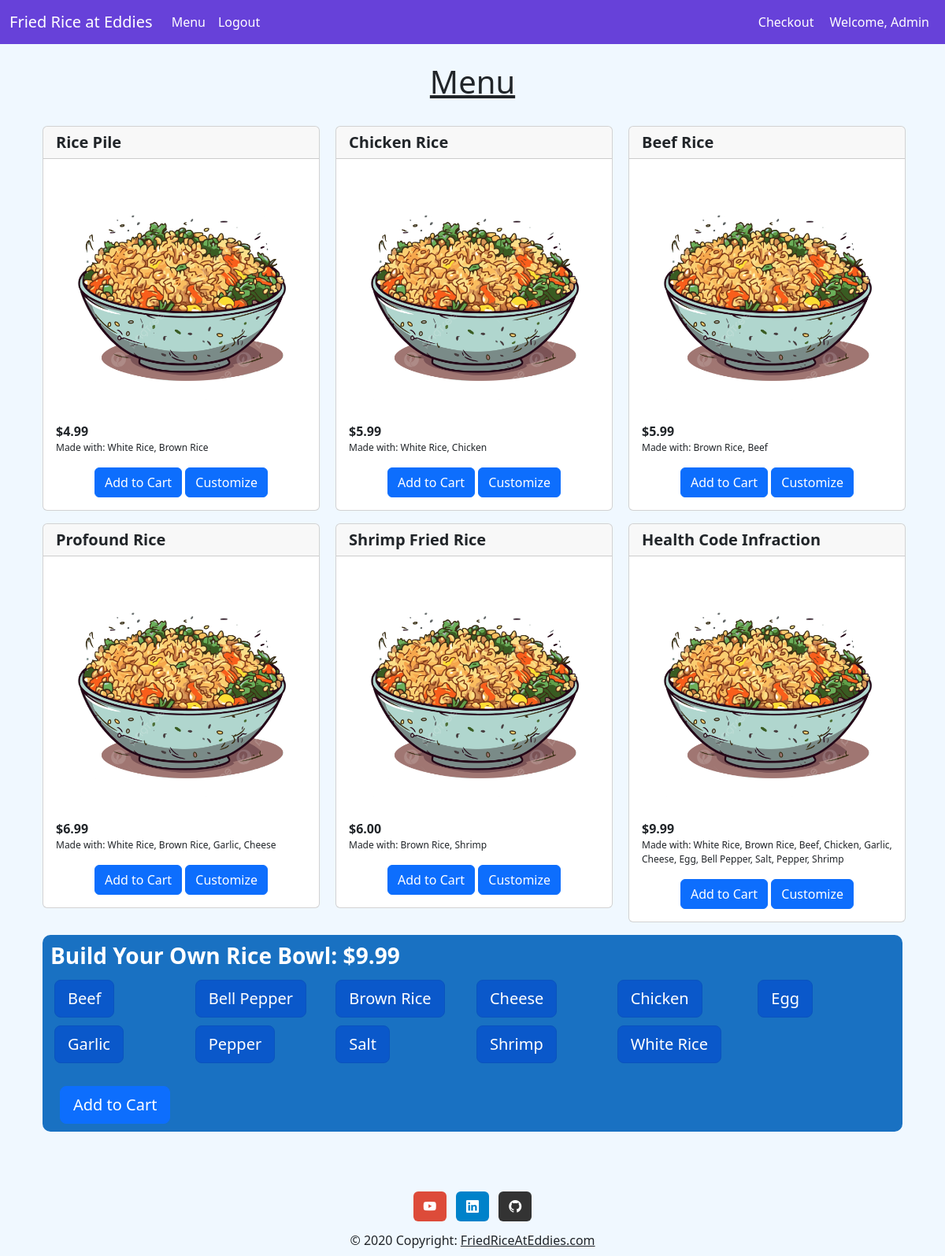
The page /menu/ (signed in) on the database its author committed.
### main/models.py (models this page shows, shortened)
class Recipe(models.Model):
    id = models.AutoField(primary_key=True)
    menu_id = models.ForeignKey(Menu, on_delete=models.CASCADE)
    ingredients = models.ManyToManyField(Ingredient)

class Menu(models.Model):
    id = models.AutoField(primary_key=True)
    name = models.CharField(max_length=50)
    price = models.DecimalField(max_digits=6, decimal_places=2)

class Ingredient(models.Model):
    id = models.AutoField(primary_key=True)
    name = models.CharField(max_length=20)

### main/views.py (the view)
# urls.py: path('menu/', views.menu, name='menu'),
def menu(request):
    menu_list = Menu.objects.order_by('name')
    ingr_list = Ingredient.objects.order_by('name')
    recipe_list = Recipe.objects.order_by('menu_id').prefetch_related('ingredients')
    context = {'menu': menu_list, 'ingredients': ingr_list, 'recipes': recipe_list}
    return render(request, 'main/menu.html', context=context)

### main/templates/main/menu.html (shortened to what this page needs)
{% extends 'base.html' %} {% load static %}
  {% block content %}
  <body>
    <br />
    <h1 class="text-center"><u>Menu</u></h1>
    <br />
    <div class="container">
      <div class="row">
        {% if recipes %}
          {% for r in recipes %}
            {% if r.menu_id %}
                <div class="col-sm-4">
                  <div class="card mb-3" style="width: 22rem">
                    <h5 class="card-header"><b>{{r.menu_id.name}}</b></h5>
                    <div class="card-body">
                      <img
                        class="card-img"
                        src="{% static 'main/img/friedrice3.png' %}"
                        alt="friedrice3.png"
                      />
                      <p class="card-text" style="margin:0;"><b>${{r.menu_id.price}}</b></p>
                      {% if r.ingredients %}
                        <p class="card-text" style="font-size:0.75em;">
                          Made with:
                          {% for i in r.ingredients.all %}
                            {{i.name}}{% if not forloop.last %}, {% endif %}
                          {% endfor %}
                        </p>
                      {% endif %}
                      <div class="text-center">
                        <a href="{% url 'add_button' r.menu_id.id %}" class="btn btn-primary">Add to Cart</a>
                        <a onclick="scrollToCustomOrder()" class="btn btn-primary">Customize</a>
                      </div>
                    </div>
                  </div>
                </div>
            {% endif %}
          {% endfor %}
        {% else %}
        <h1>No Menu Items Found.</h1>
        {% endif %}
      </div>
    <div class="custom-order">
      <h3><b>Build Your Own Rice Bowl: $9.99</b></h3>
      <div class="container">
        <div class="row">
          {% if ingredients %}
            {% for i in ingredients %}
              <div class="col-sm-2" style="padding: 5px">
                <label class="btn btn-primary btn-lg" for="btn-check-{{i.name}}">{{i.name}}</label>
              </div>
            {% endfor %}
          {% else %}
          <h1>No Ingredient Items Found.</h1>
          {% endif %}
        </div>
        <div class="row">
          <div class="col-sm-2">
            <br />
            <a href="{% url 'add_custom_to_cart' %}" class="btn btn-primary btn-lg">Add to Cart</a>
          </div>
        </div>
      </div>
    </div>
  </body>
  {% endblock %}

### friedRiceAtEddiesWebsite/templates/navbar.html (shortened to what this page needs)
<nav
  class="navbar navbar-expand-lg navbar-dark"
  style="background-color: #6741d9"
>
  <div class="container-fluid">
    <a class="navbar-brand" href="{% url 'index' %}">Fried Rice at Eddies</a>
    <div class="collapse navbar-collapse" id="navbarNav">
      <ul class="navbar-nav me-auto">
        <li class="nav-item">
          <a class="nav-link active" aria-current="page" href="{% url 'menu' %}"
            >Menu</a
          >
        </li>
        {% if user.is_authenticated %}
        <li class="nav-item">
          <form id="logout-form" method="post" action="{% url 'logout' %}">
            <button
              class="nav-link active btn btn-link"
              aria-current="page"
              type="submit"
            >
              Logout
            </button>
          </form>
        </li>
        {% endif %}
      </ul>
      <ul class="navbar-nav ms-auto d-flex align-items-center">
        <li class="nav-item">
          <a
            class="nav-link active d-flex align-items-center"
            aria-current="page"
            href="{% url 'checkout' %}"
          >
            <span class="me-1">Checkout</span>
          </a>
        </li>
        <li class="nav-item">
          {% if user.is_authenticated %}
          <a class="nav-link active"
            >Welcome, {{ request.user.username|capfirst }}</a
          >
        </li>
        {% else %}
        <li class="nav-item">
          <a class="nav-link active">Welcome, Guest</a>
        </li>
        {% endif %}
      </ul>
    </div>
  </div>
</nav>

### friedRiceAtEddiesWebsite/static/css/styles.css (style rules this page uses)
html, body { background-color: aliceblue; margin: 0; padding: 0; }
.custom-order { border-radius: 10px; padding: 10px; background-color: #1971c2; color: white; }

### rows shown on the page
Recipe: menu_id.name "Rice Pile", menu_id.price "4.99"
Ingredient: name "White Rice"
Ingredient: name "Brown Rice"
Recipe: menu_id.name "Chicken Rice", menu_id.price "5.99"
Ingredient: name "Chicken"
Recipe: menu_id.name "Beef Rice", menu_id.price "5.99"
Ingredient: name "Beef"
Recipe: menu_id.name "Profound Rice", menu_id.price "6.99"
Ingredient: name "Garlic"
Ingredient: name "Cheese"
Recipe: menu_id.name "Shrimp Fried Rice", menu_id.price "6.00"
Ingredient: name "Shrimp"
Recipe: menu_id.name "Health Code Infraction", menu_id.price "9.99"
Ingredient: name "Egg"
Ingredient: name "Bell Pepper"
Ingredient: name "Salt"
Ingredient: name "Pepper"

### other values the page prints
{{ request.user.username|capfirst }} "Admin"
